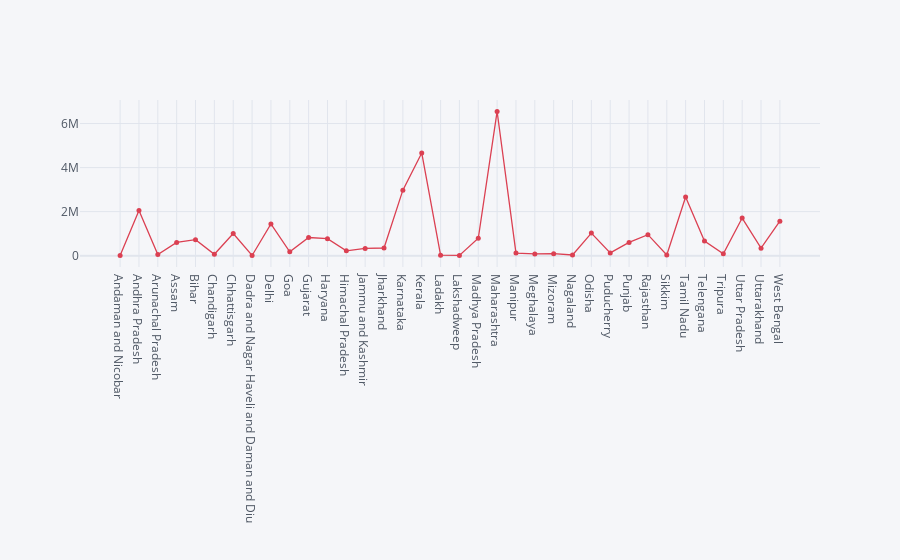

Source (notebook cell):
### Code cell
dataframe.iplot(kind='scatter',x='State/UTs',y='Total Cases',mode='markers+lines',size=5,vcolor)

### Figure 1 — Plotly figure (JSON) as saved in the notebook; plotly's stock layout.template omitted (floating-point values rounded to 4 significant figures)
{"data": [{"line": {"color": "rgba(219, 64, 82, 1.0)", "dash": "solid", "shape": "linear", "width": 1.3}, "marker": {"size": 5, "symbol": "circle"}, "mode": "markers+lines", "name": "Total Cases", "text": "", "type": "scatter", "x": ["Andaman and Nicobar", "Andhra Pradesh", "Arunachal Pradesh", "Assam", "Bihar", "Chandigarh", "Chhattisgarh", "Dadra and Nagar Haveli and Daman and Diu", "Delhi", "Goa", "Gujarat", "Haryana", "Himachal Pradesh", "Jammu and Kashmir", "Jharkhand", "Karnataka", "Kerala", "Ladakh", "Lakshadweep", "Madhya Pradesh", "Maharashtra", "Manipur", "Meghalaya", "Mizoram", "Nagaland", "Odisha", "Puducherry", "Punjab", "Rajasthan", "Sikkim", "Tamil Nadu", "Telengana", "Tripura", "Uttar Pradesh", "Uttarakhand", "West Bengal"], "y": [7620, 2049314, 54572, 601787, 725952, 65224, 1005325, 10670, 1438821, 176318, 825916, 770863, 218898, 329320, 348215, 2975067, 4664944, 20795, 10361, 792519, 6547793, 120426, 81161, 93660, 31219, 1025874, 126308, 601600, 954322, 31412, 2662177, 665749, 84127, 1709800, 343530, 1568321]}], "layout": {"legend": {"bgcolor": "#F5F6F9", "font": {"color": "#4D5663"}}, "paper_bgcolor": "#F5F6F9", "plot_bgcolor": "#F5F6F9", "title": {"font": {"color": "#4D5663"}}, "xaxis": {"gridcolor": "#E1E5ED", "showgrid": true, "tickfont": {"color": "#4D5663"}, "title": {"font": {"color": "#4D5663"}, "text": ""}, "zerolinecolor": "#E1E5ED"}, "yaxis": {"gridcolor": "#E1E5ED", "showgrid": true, "tickfont": {"color": "#4D5663"}, "title": {"font": {"color": "#4D5663"}, "text": ""}, "zerolinecolor": "#E1E5ED"}}}
